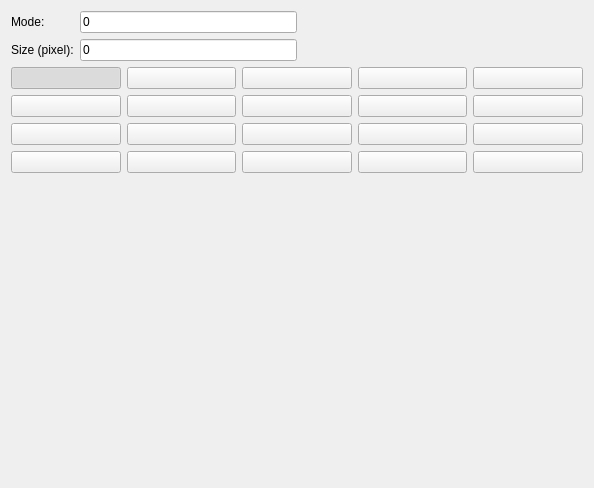
<?xml version="1.0" encoding="UTF-8"?>
<ui version="4.0">
 <class>PointDisplaySettings</class>
 <widget class="QWidget" name="PointDisplaySettings">
  <property name="geometry">
   <rect>
    <x>0</x>
    <y>0</y>
    <width>594</width>
    <height>488</height>
   </rect>
  </property>
  <layout class="QVBoxLayout" name="verticalLayout">
   <item>
    <layout class="QHBoxLayout" name="horizontalLayout">
     <item>
      <layout class="QGridLayout" name="gridLayout_2">
       <item row="0" column="0">
        <widget class="QLabel" name="label_2">
         <property name="text">
          <string>Mode: </string>
         </property>
        </widget>
       </item>
       <item row="0" column="1">
        <widget class="QLineEdit" name="Mode">
         <property name="text">
          <string notr="true">0</string>
         </property>
         <property name="readOnly">
          <bool>true</bool>
         </property>
        </widget>
       </item>
       <item row="1" column="0">
        <widget class="QLabel" name="label">
         <property name="text">
          <string>Size (pixel):</string>
         </property>
        </widget>
       </item>
       <item row="1" column="1">
        <widget class="QLineEdit" name="Size">
         <property name="text">
          <string notr="true">0</string>
         </property>
         <property name="angle" stdset="0">
          <bool>false</bool>
         </property>
         <property name="defaultUnit" stdset="0">
          <number>0</number>
         </property>
        </widget>
       </item>
      </layout>
     </item>
     <item>
      <spacer name="horizontalSpacer_2">
       <property name="orientation">
        <enum>Qt::Horizontal</enum>
       </property>
       <property name="sizeHint" stdset="0">
        <size>
         <width>40</width>
         <height>20</height>
        </size>
       </property>
      </spacer>
     </item>
    </layout>
   </item>
   <item>
    <layout class="QGridLayout" name="gridLayout">
     <item row="2" column="2">
      <widget class="QPushButton" name="Button66">
       <property name="icon">
        <iconset>
         <normaloff>Icons/pd66.png</normaloff>Icons/pd66.png</iconset>
       </property>
       <property name="iconSize">
        <size>
         <width>64</width>
         <height>64</height>
        </size>
       </property>
       <property name="checkable">
        <bool>true</bool>
       </property>
       <property name="autoExclusive">
        <bool>true</bool>
       </property>
      </widget>
     </item>
     <item row="0" column="0">
      <widget class="QPushButton" name="Button0">
       <property name="sizePolicy">
        <sizepolicy hsizetype="Minimum" vsizetype="Fixed">
         <horstretch>0</horstretch>
         <verstretch>0</verstretch>
        </sizepolicy>
       </property>
       <property name="icon">
        <iconset>
         <normaloff>Icons/pd0.png</normaloff>Icons/pd0.png</iconset>
       </property>
       <property name="iconSize">
        <size>
         <width>64</width>
         <height>64</height>
        </size>
       </property>
       <property name="checkable">
        <bool>true</bool>
       </property>
       <property name="checked">
        <bool>true</bool>
       </property>
       <property name="autoExclusive">
        <bool>true</bool>
       </property>
       <property name="autoDefault">
        <bool>true</bool>
       </property>
       <property name="default">
        <bool>false</bool>
       </property>
       <property name="flat">
        <bool>false</bool>
       </property>
      </widget>
     </item>
     <item row="3" column="3">
      <widget class="QPushButton" name="Button99">
       <property name="icon">
        <iconset>
         <normaloff>Icons/pd99.png</normaloff>Icons/pd99.png</iconset>
       </property>
       <property name="iconSize">
        <size>
         <width>64</width>
         <height>64</height>
        </size>
       </property>
       <property name="checkable">
        <bool>true</bool>
       </property>
       <property name="autoExclusive">
        <bool>true</bool>
       </property>
      </widget>
     </item>
     <item row="1" column="4">
      <widget class="QPushButton" name="Button36">
       <property name="icon">
        <iconset>
         <normaloff>Icons/pd36.png</normaloff>Icons/pd36.png</iconset>
       </property>
       <property name="iconSize">
        <size>
         <width>64</width>
         <height>64</height>
        </size>
       </property>
       <property name="checkable">
        <bool>true</bool>
       </property>
       <property name="autoExclusive">
        <bool>true</bool>
       </property>
      </widget>
     </item>
     <item row="1" column="2">
      <widget class="QPushButton" name="Button34">
       <property name="icon">
        <iconset>
         <normaloff>Icons/pd34.png</normaloff>Icons/pd34.png</iconset>
       </property>
       <property name="iconSize">
        <size>
         <width>64</width>
         <height>64</height>
        </size>
       </property>
       <property name="checkable">
        <bool>true</bool>
       </property>
       <property name="autoExclusive">
        <bool>true</bool>
       </property>
      </widget>
     </item>
     <item row="3" column="2">
      <widget class="QPushButton" name="Button98">
       <property name="icon">
        <iconset>
         <normaloff>Icons/pd98.png</normaloff>Icons/pd98.png</iconset>
       </property>
       <property name="iconSize">
        <size>
         <width>64</width>
         <height>64</height>
        </size>
       </property>
       <property name="checkable">
        <bool>true</bool>
       </property>
       <property name="autoExclusive">
        <bool>true</bool>
       </property>
      </widget>
     </item>
     <item row="2" column="0">
      <widget class="QPushButton" name="Button64">
       <property name="icon">
        <iconset>
         <normaloff>Icons/pd64.png</normaloff>Icons/pd64.png</iconset>
       </property>
       <property name="iconSize">
        <size>
         <width>64</width>
         <height>64</height>
        </size>
       </property>
       <property name="checkable">
        <bool>true</bool>
       </property>
       <property name="autoExclusive">
        <bool>true</bool>
       </property>
      </widget>
     </item>
     <item row="0" column="1">
      <widget class="QPushButton" name="Button1">
       <property name="autoFillBackground">
        <bool>false</bool>
       </property>
       <property name="icon">
        <iconset>
         <normaloff>Icons/pd1.png</normaloff>Icons/pd1.png</iconset>
       </property>
       <property name="iconSize">
        <size>
         <width>64</width>
         <height>64</height>
        </size>
       </property>
       <property name="checkable">
        <bool>true</bool>
       </property>
       <property name="checked">
        <bool>false</bool>
       </property>
       <property name="autoExclusive">
        <bool>true</bool>
       </property>
      </widget>
     </item>
     <item row="0" column="4">
      <widget class="QPushButton" name="Button4">
       <property name="icon">
        <iconset>
         <normaloff>Icons/pd4.png</normaloff>Icons/pd4.png</iconset>
       </property>
       <property name="iconSize">
        <size>
         <width>64</width>
         <height>64</height>
        </size>
       </property>
       <property name="checkable">
        <bool>true</bool>
       </property>
       <property name="autoExclusive">
        <bool>true</bool>
       </property>
      </widget>
     </item>
     <item row="0" column="2">
      <widget class="QPushButton" name="Button2">
       <property name="icon">
        <iconset>
         <normaloff>Icons/pd2.png</normaloff>Icons/pd2.png</iconset>
       </property>
       <property name="iconSize">
        <size>
         <width>64</width>
         <height>64</height>
        </size>
       </property>
       <property name="checkable">
        <bool>true</bool>
       </property>
       <property name="autoExclusive">
        <bool>true</bool>
       </property>
      </widget>
     </item>
     <item row="2" column="1">
      <widget class="QPushButton" name="Button65">
       <property name="icon">
        <iconset>
         <normaloff>Icons/pd65.png</normaloff>Icons/pd65.png</iconset>
       </property>
       <property name="iconSize">
        <size>
         <width>64</width>
         <height>64</height>
        </size>
       </property>
       <property name="checkable">
        <bool>true</bool>
       </property>
       <property name="autoExclusive">
        <bool>true</bool>
       </property>
      </widget>
     </item>
     <item row="0" column="3">
      <widget class="QPushButton" name="Button3">
       <property name="icon">
        <iconset>
         <normaloff>Icons/pd3.png</normaloff>Icons/pd3.png</iconset>
       </property>
       <property name="iconSize">
        <size>
         <width>64</width>
         <height>64</height>
        </size>
       </property>
       <property name="checkable">
        <bool>true</bool>
       </property>
       <property name="autoExclusive">
        <bool>true</bool>
       </property>
      </widget>
     </item>
     <item row="3" column="1">
      <widget class="QPushButton" name="Button97">
       <property name="icon">
        <iconset>
         <normaloff>Icons/pd97.png</normaloff>Icons/pd97.png</iconset>
       </property>
       <property name="iconSize">
        <size>
         <width>64</width>
         <height>64</height>
        </size>
       </property>
       <property name="checkable">
        <bool>true</bool>
       </property>
       <property name="autoExclusive">
        <bool>true</bool>
       </property>
      </widget>
     </item>
     <item row="2" column="4">
      <widget class="QPushButton" name="Button68">
       <property name="icon">
        <iconset>
         <normaloff>Icons/pd68.png</normaloff>Icons/pd68.png</iconset>
       </property>
       <property name="iconSize">
        <size>
         <width>64</width>
         <height>64</height>
        </size>
       </property>
       <property name="checkable">
        <bool>true</bool>
       </property>
       <property name="autoExclusive">
        <bool>true</bool>
       </property>
      </widget>
     </item>
     <item row="1" column="0">
      <widget class="QPushButton" name="Button32">
       <property name="icon">
        <iconset>
         <normaloff>Icons/pd32.png</normaloff>Icons/pd32.png</iconset>
       </property>
       <property name="iconSize">
        <size>
         <width>64</width>
         <height>64</height>
        </size>
       </property>
       <property name="checkable">
        <bool>true</bool>
       </property>
       <property name="autoExclusive">
        <bool>true</bool>
       </property>
      </widget>
     </item>
     <item row="1" column="3">
      <widget class="QPushButton" name="Button35">
       <property name="icon">
        <iconset>
         <normaloff>Icons/pd35.png</normaloff>Icons/pd35.png</iconset>
       </property>
       <property name="iconSize">
        <size>
         <width>64</width>
         <height>64</height>
        </size>
       </property>
       <property name="checkable">
        <bool>true</bool>
       </property>
       <property name="autoExclusive">
        <bool>true</bool>
       </property>
      </widget>
     </item>
     <item row="3" column="4">
      <widget class="QPushButton" name="Button100">
       <property name="icon">
        <iconset>
         <normaloff>Icons/pd100.png</normaloff>Icons/pd100.png</iconset>
       </property>
       <property name="iconSize">
        <size>
         <width>64</width>
         <height>64</height>
        </size>
       </property>
       <property name="checkable">
        <bool>true</bool>
       </property>
       <property name="autoExclusive">
        <bool>true</bool>
       </property>
      </widget>
     </item>
     <item row="1" column="1">
      <widget class="QPushButton" name="Button33">
       <property name="icon">
        <iconset>
         <normaloff>Icons/pd33.png</normaloff>Icons/pd33.png</iconset>
       </property>
       <property name="iconSize">
        <size>
         <width>64</width>
         <height>64</height>
        </size>
       </property>
       <property name="checkable">
        <bool>true</bool>
       </property>
       <property name="autoExclusive">
        <bool>true</bool>
       </property>
      </widget>
     </item>
     <item row="2" column="3">
      <widget class="QPushButton" name="Button67">
       <property name="icon">
        <iconset>
         <normaloff>Icons/pd67.png</normaloff>Icons/pd67.png</iconset>
       </property>
       <property name="iconSize">
        <size>
         <width>64</width>
         <height>64</height>
        </size>
       </property>
       <property name="checkable">
        <bool>true</bool>
       </property>
       <property name="autoExclusive">
        <bool>true</bool>
       </property>
      </widget>
     </item>
     <item row="3" column="0">
      <widget class="QPushButton" name="Button96">
       <property name="icon">
        <iconset>
         <normaloff>Icons/pd96.png</normaloff>Icons/pd96.png</iconset>
       </property>
       <property name="iconSize">
        <size>
         <width>64</width>
         <height>64</height>
        </size>
       </property>
       <property name="checkable">
        <bool>true</bool>
       </property>
       <property name="autoExclusive">
        <bool>true</bool>
       </property>
      </widget>
     </item>
    </layout>
   </item>
   <item>
    <spacer name="verticalSpacer">
     <property name="orientation">
      <enum>Qt::Vertical</enum>
     </property>
     <property name="sizeHint" stdset="0">
      <size>
       <width>20</width>
       <height>3</height>
      </size>
     </property>
    </spacer>
   </item>
  </layout>
 </widget>
 <tabstops>
  <tabstop>Mode</tabstop>
  <tabstop>Size</tabstop>
  <tabstop>Button0</tabstop>
  <tabstop>Button1</tabstop>
  <tabstop>Button2</tabstop>
  <tabstop>Button3</tabstop>
  <tabstop>Button4</tabstop>
  <tabstop>Button32</tabstop>
  <tabstop>Button33</tabstop>
  <tabstop>Button34</tabstop>
  <tabstop>Button35</tabstop>
  <tabstop>Button36</tabstop>
  <tabstop>Button64</tabstop>
  <tabstop>Button65</tabstop>
  <tabstop>Button66</tabstop>
  <tabstop>Button67</tabstop>
  <tabstop>Button68</tabstop>
  <tabstop>Button96</tabstop>
  <tabstop>Button97</tabstop>
  <tabstop>Button98</tabstop>
  <tabstop>Button99</tabstop>
  <tabstop>Button100</tabstop>
 </tabstops>
 <resources/>
 <connections/>
</ui>
